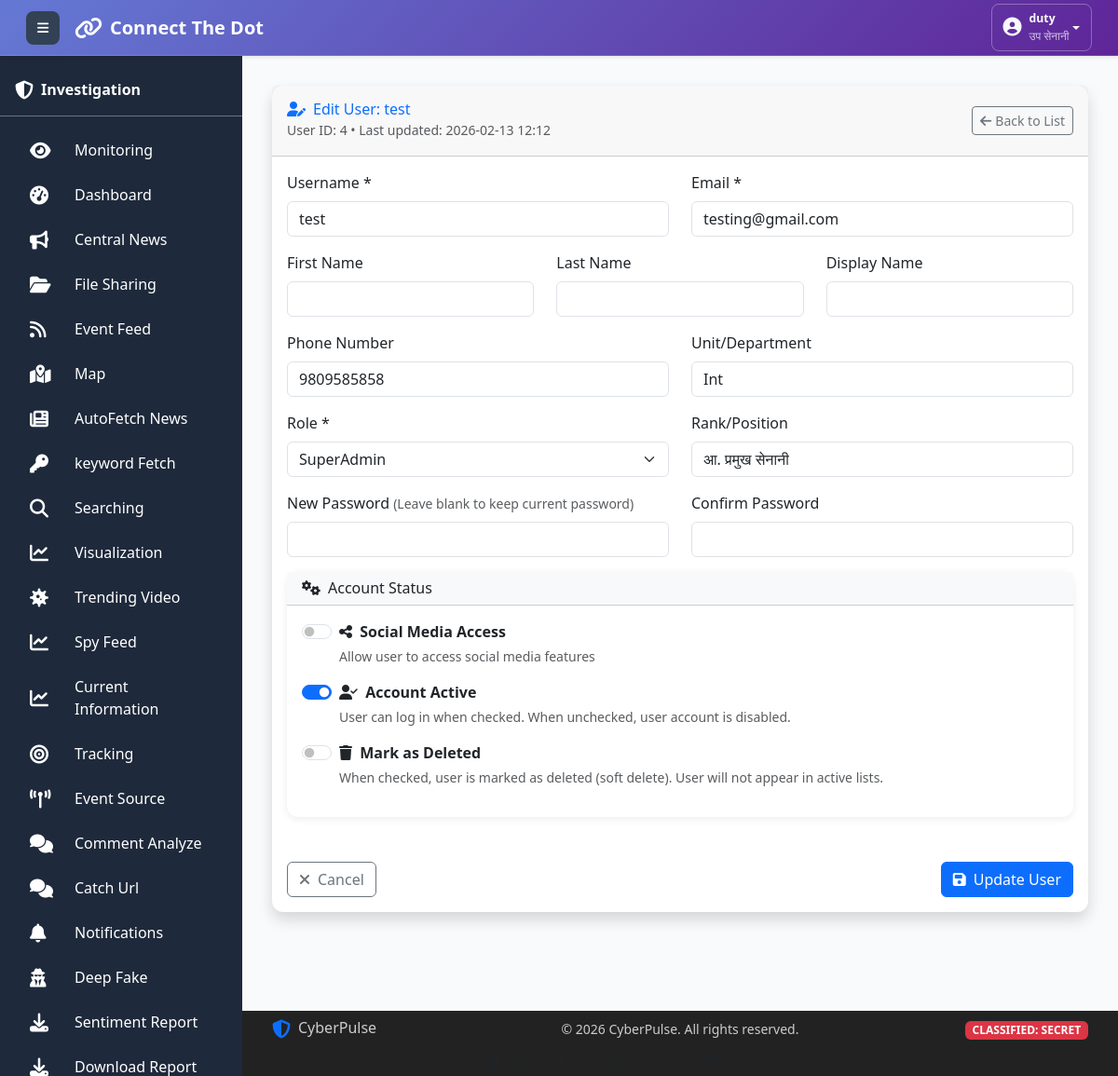
The app's page /users-4-edit/ (signed in), older data.
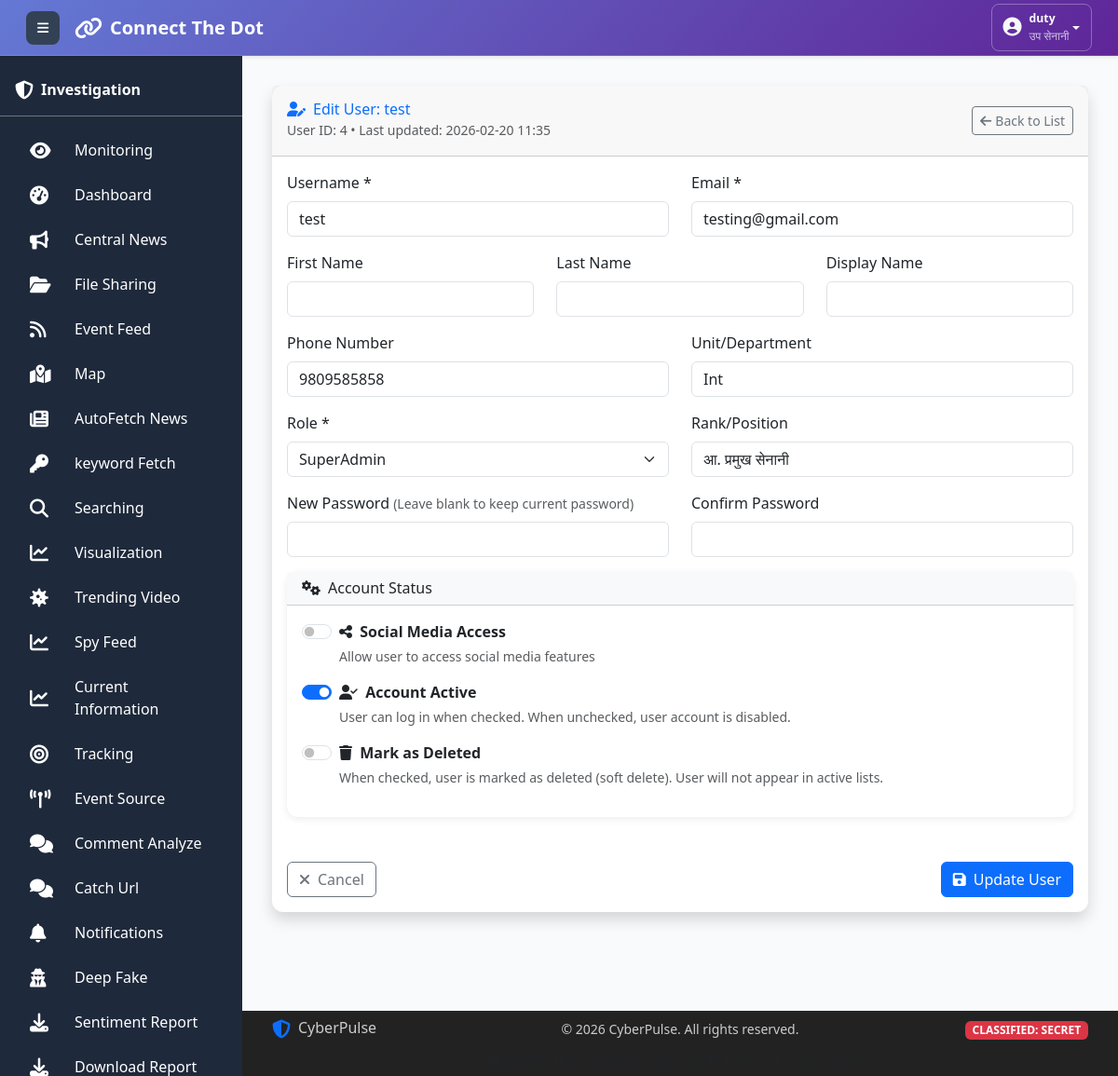
The same page, newer data.
### collect/models.py (models this page shows, shortened)
class User(AbstractUser):
    ROLE_CHOICES = [
        ('User', 'User'),
        ('CyberUser', 'CyberUser'),
        ('Admin', 'Admin'),
        ('SuperAdmin', 'SuperAdmin'),
    ]
    name = models.CharField(max_length=15, blank=True, null=True)
    email = models.EmailField(unique=True)
    phone = models.CharField(max_length=15, blank=True, null=True)
    unit = models.CharField(max_length=100, blank=True, null=True)
    role = models.CharField(
        max_length=20,
        choices=ROLE_CHOICES,
        default='User',
        help_text="User's functional role in the system"
    )
    rank = models.CharField(max_length=50, blank=True, null=True)
    social_media = models.BooleanField(
        default=False,
        help_text="Access to social media features"
    )
    created_at = models.DateTimeField(
        auto_now_add=True,
        help_text="Date when user was created"
    )
    updated_at = models.DateTimeField(
        auto_now=True,
        help_text="Date when user was last updated"
    )
    is_void = models.BooleanField(
        default=False,
    )

### collect/views.py (the view, shortened to what this page needs)
# urls.py: path('users-<int:user_id>-edit/', views.edit_user, name='edit_user'),
@login_required
def edit_user(request, user_id):
    if not check_access(request):
        return redirect('logout')  # Create this view
    """Edit user information"""
    if request.user.role not in ['SuperAdmin', 'Admin']:
        messages.error(request, "You don't have permission to edit users.")
        return redirect('user_list')
    user = get_object_or_404(User, id=user_id)
    if user.id == request.user.id and request.user.role != 'SuperAdmin':
        messages.warning(request, "You cannot edit your own role/status. Contact SuperAdmin.")
        return redirect('user_list')
    role_choices = User.ROLE_CHOICES
    context = {
        'user': user,
        'role_choices': role_choices,
    }
    return render(request, 'edit_user.html', context)

### utils/permission.py (called while the page is built)
def check_access(request, url_name=None):
    if url_name:
        try:
            url_path = reverse(url_name)
        except:
            return False
    else:
        url_path = request.path
    for url_pattern, allowed_roles in URL_ACCESS_MAP.items():
        if url_path.startswith(url_pattern):
            if allowed_roles == []:
                return True
            user_role = request.session.get('user_role')
            if not user_role:
                return False  # No role = no access to protected pages
            return user_role in allowed_roles
    return True

### templates/edit_user.html (shortened to what the changed rows need)
{% extends "base.html" %}
{% block content %}
<div class="container-fluid py-4">
    <div class="card shadow">
        <div class="card-header py-3 d-flex justify-content-between align-items-center">
            <div>
                <h6 class="m-0 font-weight-bold text-primary">
                    <i class="fas fa-user-edit me-2"></i>Edit User: {{ user.username }}
                </h6>
                <small class="text-muted">User ID: {{ user.id }} • Last updated: {{ user.updated_at|date:"Y-m-d H:i" }}</small>
            </div>
        </div>
        <div class="card-body">
            <form method="post" class="needs-validation" novalidate>
                <div class="row">
                    <div class="col-md-6 mb-3">
                        <label for="username" class="form-label">Username *</label>
                        <input type="text"
                               class="form-control"
                               id="username"
                               name="username"
                               value="{{ user.username }}"
                               required>
                    </div>
                    <div class="col-md-6 mb-3">
                        <label for="email" class="form-label">Email *</label>
                        <input type="email"
                               class="form-control"
                               id="email"
                               name="email"
                               value="{{ user.email }}"
                               required>
                    </div>
                    <div class="col-md-6 mb-3">
                        <label for="phone" class="form-label">Phone Number</label>
                        <input type="text"
                               class="form-control"
                               id="phone"
                               name="phone"
                               value="{{ user.phone|default:'' }}">
                    </div>
                    <div class="col-md-6 mb-3">
                        <label for="unit" class="form-label">Unit/Department</label>
                        <input type="text"
                               class="form-control"
                               id="unit"
                               name="unit"
                               value="{{ user.unit|default:'' }}">
                    </div>
                    <div class="col-md-6 mb-3">
                        <label for="role" class="form-label">Role *</label>
                        <select class="form-select" id="role" name="role" required>
                            {% for value, label in role_choices %}
                            <option value="{{ value }}"
                                    {% if user.role == value %}selected{% endif %}>
                                {{ label }}
                            </option>
                            {% endfor %}
                        </select>
                    </div>
                    <div class="col-md-6 mb-3">
                        <label for="rank" class="form-label">Rank/Position</label>
                        <input type="text"
                               class="form-control"
                               id="rank"
                               name="rank"
                               value="{{ user.rank|default:'' }}">
                    </div>
                    <div class="col-md-12">
                        <div class="card mb-4">
                            <div class="card-body">
                                <div class="mb-3">
                                    <div class="form-check form-switch">
                                        <input class="form-check-input"
                                               type="checkbox"
                                               role="switch"
                                               id="social_media"
                                               name="social_media"
                                               {% if user.social_media %}checked{% endif %}>
                                        <label class="form-check-label fw-bold" for="social_media">
                                            <i class="fas fa-share-alt me-1"></i> Social Media Access
                                        </label>
                                        <div class="form-text">
                                            Allow user to access social media features
                                        </div>
                                    </div>
                                </div>
                                <div class="mb-3">
                                    <div class="form-check form-switch">
                                        <input class="form-check-input"
                                               type="checkbox"
                                               role="switch"
                                               id="is_active"
                                               name="is_active"
                                               {% if user.is_active %}checked{% endif %}>
                                        <label class="form-check-label fw-bold" for="is_active">
                                            <i class="fas fa-user-check me-1"></i> Account Active
                                        </label>
                                        <div class="form-text">
                                            User can log in when checked. When unchecked, user account is disabled.
                                        </div>
                                    </div>
                                </div>
                                {% if request.user.role == 'SuperAdmin' %}
                                <div class="mb-3">
                                    <div class="form-check form-switch">
                                        <input class="form-check-input"
                                               type="checkbox"
                                               role="switch"
                                               id="is_void"
                                               name="is_void"
                                               {% if user.id == request.user.id %}disabled{% endif %}>
                                        <label class="form-check-label fw-bold" for="is_void">
                                            <i class="fas fa-trash me-1"></i> Mark as Deleted
                                        </label>
                                        <div class="form-text">
                                            {% if user.id == request.user.id %}
                                            <span class="text-danger">You cannot mark yourself as deleted</span>
                                            {% else %}
                                            When checked, user is marked as deleted (soft delete). User will not appear in active lists.
                                            {% endif %}
                                        </div>
                                    </div>
                                </div>
                                {% endif %}
                            </div>
                        </div>
                    </div>
                </div>
            </form>
        </div>
    </div>
</div>
{% endblock %}

Row changes from the older to the newer data that the page shows:
changed User "test": updated_at "2026-02-13 12:12" → "2026-02-20 11:35"
